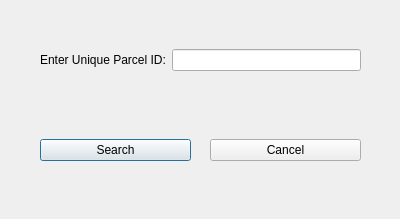
<?xml version="1.0" encoding="UTF-8"?>
<ui version="4.0">
 <class>ParcelSearchDialogBase</class>
 <widget class="QDialog" name="ParcelSearchDialogBase">
  <property name="geometry">
   <rect>
    <x>0</x>
    <y>0</y>
    <width>400</width>
    <height>219</height>
   </rect>
  </property>
  <property name="sizePolicy">
   <sizepolicy hsizetype="Fixed" vsizetype="Fixed">
    <horstretch>0</horstretch>
    <verstretch>0</verstretch>
   </sizepolicy>
  </property>
  <property name="windowTitle">
   <string>Parcel Search</string>
  </property>
  <widget class="QWidget" name="gridLayoutWidget">
   <property name="geometry">
    <rect>
     <x>40</x>
     <y>20</y>
     <width>321</width>
     <height>81</height>
    </rect>
   </property>
   <layout class="QGridLayout" name="gridLayout">
    <item row="0" column="1">
     <widget class="QLineEdit" name="unqParcelIDText"/>
    </item>
    <item row="0" column="0">
     <widget class="QLabel" name="label">
      <property name="text">
       <string>Enter Unique Parcel ID:</string>
      </property>
     </widget>
    </item>
   </layout>
  </widget>
  <widget class="QWidget" name="horizontalLayoutWidget">
   <property name="geometry">
    <rect>
     <x>40</x>
     <y>120</y>
     <width>321</width>
     <height>61</height>
    </rect>
   </property>
   <layout class="QHBoxLayout" name="horizontalLayout">
    <property name="spacing">
     <number>19</number>
    </property>
    <item>
     <widget class="QPushButton" name="searchButton">
      <property name="text">
       <string>Search</string>
      </property>
     </widget>
    </item>
    <item>
     <widget class="QPushButton" name="cancelButton">
      <property name="text">
       <string>Cancel</string>
      </property>
     </widget>
    </item>
   </layout>
  </widget>
 </widget>
 <resources/>
 <connections/>
</ui>
